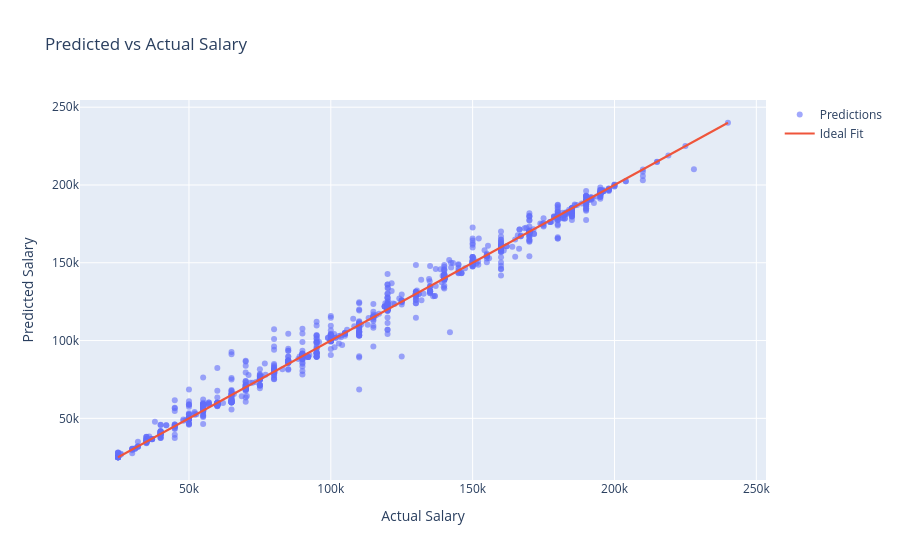
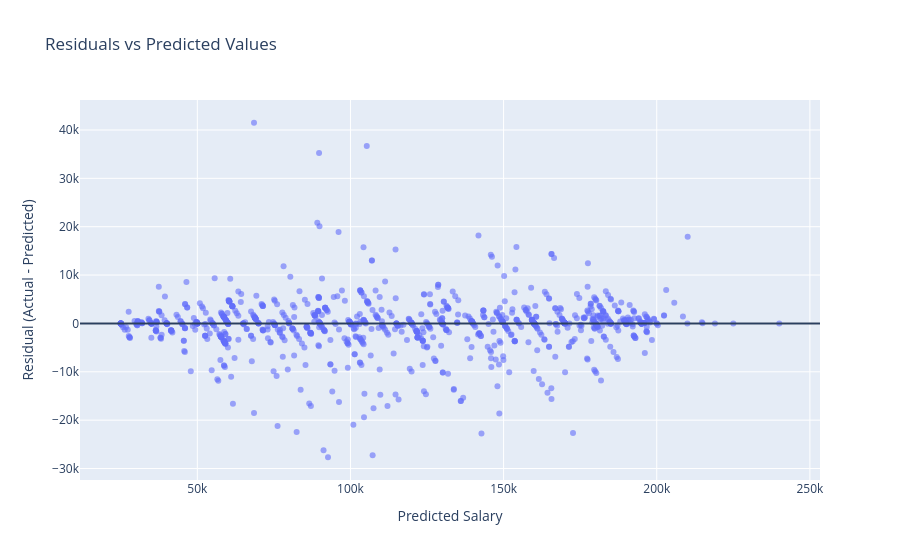
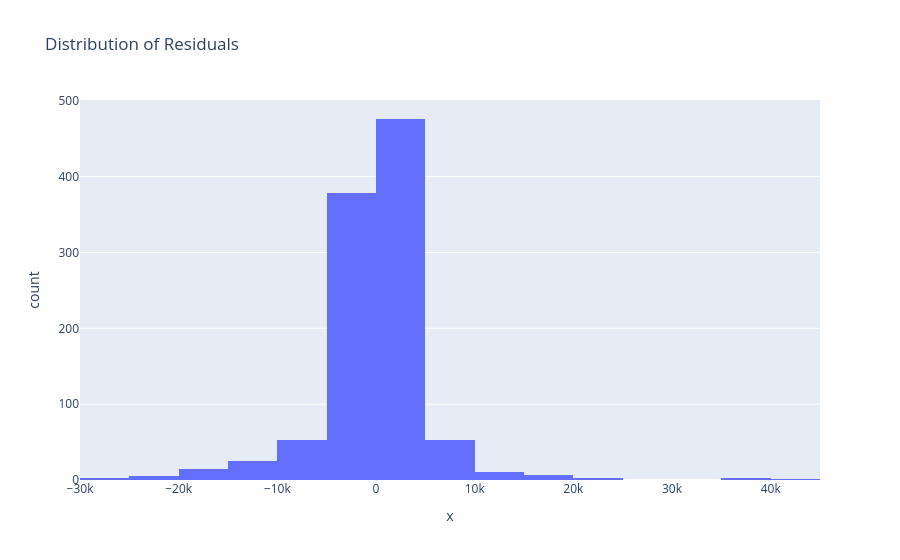
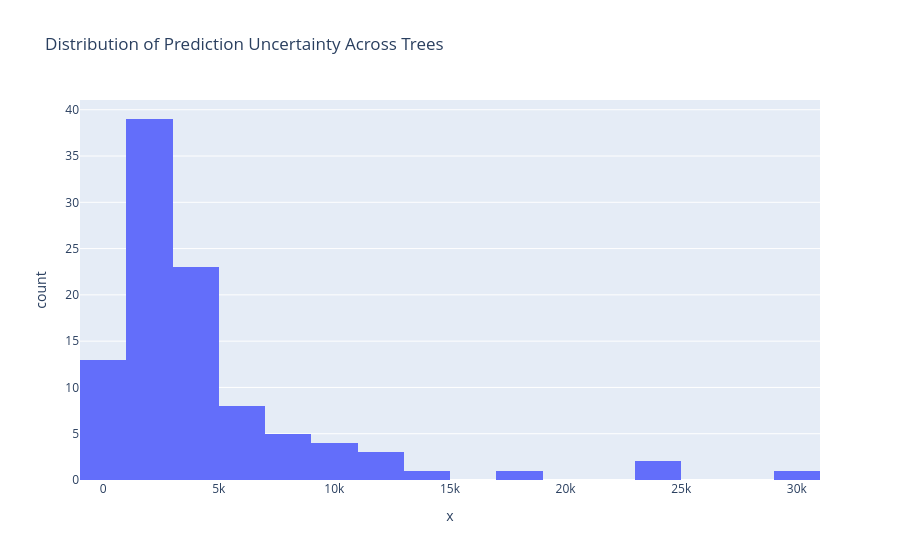

The notebook cell these images were saved under, in order:
### Markdown cell above
### Plot Generation for Verification

### Code cell
# ==========================================
# APP 1 — PLOTTING FROM PICKLE  
# ==========================================

import pickle
import pandas as pd
import numpy as np
import plotly.express as px
import plotly.graph_objects as go

# ============================
# LOAD ANALYTICS
# ============================

with open("model/app1_analytics.pkl", "rb") as f:
    analytics = pickle.load(f)

y_test = analytics["y_test"]
y_pred = analytics["y_pred"]
residuals = analytics["residuals"]
uncertainty = analytics["uncertainty"]

importance_df = analytics["importance_df"]
grouped_importance = analytics["grouped_importance"]
importance_sorted = analytics["importance_sorted"]

X_pca = analytics["X_pca"]
centroids_pca = analytics["centroids_pca"]
cluster_labels = analytics["cluster_labels"]
cluster_plot_df = analytics["cluster_plot_df"]
# ============================
# 1. PREDICTED VS ACTUAL 
# ============================

fig1 = go.Figure()

fig1.add_trace(go.Scatter(
    x=y_test,
    y=y_pred,
    mode="markers",
    name="Predictions",
    marker=dict(opacity=0.6)
))

min_val = min(y_test.min(), y_pred.min())
max_val = max(y_test.max(), y_pred.max())

fig1.add_trace(go.Scatter(
    x=[min_val, max_val],
    y=[min_val, max_val],
    mode="lines",
    name="Ideal Fit"
))

fig1.update_layout(
    title="Predicted vs Actual Salary",
    xaxis_title="Actual Salary",
    yaxis_title="Predicted Salary"
)

fig1.show()

# ============================
# 2. RESIDUAL SCATTER 
# ============================

fig2 = go.Figure()

fig2.add_trace(go.Scatter(
    x=y_pred,
    y=residuals,
    mode="markers",
    marker=dict(opacity=0.6)
))

fig2.add_hline(y=0)

fig2.update_layout(
    title="Residuals vs Predicted Values",
    xaxis_title="Predicted Salary",
    yaxis_title="Residual (Actual - Predicted)"
)

fig2.show()

# ============================
# 3. RESIDUAL DISTRIBUTION 
# ============================

fig3 = px.histogram(
    x=residuals,
    nbins=30,
    title="Distribution of Residuals"
)

fig3.show()

# ============================
# 4. RANDOM FOREST UNCERTAINTY 
# ============================

fig4 = px.histogram(
    x=uncertainty,
    nbins=25,
    title="Distribution of Prediction Uncertainty Across Trees"
)

fig4.show()

# ============================
# 5. FEATURE IMPORTANCE (GROUPED)
# ============================

fig5 = px.bar(
    grouped_importance,
    x="Importance",
    y="Original_Feature",
    orientation="h",
    title="Feature Importance (Grouped Variables)"
)

fig5.show()

# ============================
# 6. CUMULATIVE IMPORTANCE 
# ============================

fig6 = px.line(
    importance_sorted,
    x=importance_sorted.index + 1,
    y="Cumulative Importance",
    title="Cumulative Feature Importance",
    markers=True
)

fig6.add_hline(y=0.80)

fig6.update_layout(
    xaxis_title="Number of Features",
    yaxis_title="Cumulative Importance"
)

fig6.show()

# ============================
# 7. PCA CLUSTER VISUALIZATION
# ============================

plot_df = pd.DataFrame({
    "PCA1": X_pca[:, 0],
    "PCA2": X_pca[:, 1],
    "Career Stage": cluster_plot_df["Career Stage"]
})

fig7 = px.scatter(
    plot_df,
    x="PCA1",
    y="PCA2",
    color="Career Stage",
    title="Cluster Visualization (PCA Projection)"
)

# ---- Add centroids (label from actual stages) ----
unique_stages = cluster_plot_df["Career Stage"].unique()

for i, (x, y) in enumerate(centroids_pca):
    label = unique_stages[i] if i < len(unique_stages) else f"Cluster {i}"
    
    fig7.add_trace(go.Scatter(
        x=[x],
        y=[y],
        mode="markers+text",
        marker=dict(symbol="x", size=12),
        text=[label],
        textposition="top center",
        showlegend=False
    ))

fig7.show()

# ============================
# 8. EXPERIENCE VS SALARY 
# ============================

fig8 = px.scatter(
    cluster_plot_df,
    x="Years of Experience",
    y="Salary",
    color="Career Stage",
    title="Experience vs Salary by Career Stage"
)

fig8.update_traces(marker=dict(size=6, opacity=0.6))

fig8.show()

### Figure 1 — Plotly figure (JSON) as saved in the notebook; plotly's stock layout.template omitted (floating-point values rounded to 4 significant figures; data arrays with more than 128 entries replaced by an {"elided": "..."} marker saying what was removed)
{"data": [{"marker": {"opacity": 0.6}, "mode": "markers", "name": "Predictions", "type": "scatter", "x": {"elided": "1029 float values"}, "y": {"elided": "1029 float values"}}, {"mode": "lines", "name": "Ideal Fit", "type": "scatter", "x": [25000, 240000], "y": [25000, 240000]}], "layout": {"title": {"text": "Predicted vs Actual Salary"}, "xaxis": {"title": {"text": "Actual Salary"}}, "yaxis": {"title": {"text": "Predicted Salary"}}}}

### Figure 2 — Plotly figure (JSON) as saved in the notebook; plotly's stock layout.template omitted (floating-point values rounded to 4 significant figures; data arrays with more than 128 entries replaced by an {"elided": "..."} marker saying what was removed)
{"data": [{"marker": {"opacity": 0.6}, "mode": "markers", "type": "scatter", "x": {"elided": "1029 float values"}, "y": {"elided": "1029 float values"}}], "layout": {"shapes": [{"type": "line", "x0": 0, "x1": 1, "xref": "x domain", "y0": 0, "y1": 0, "yref": "y"}], "title": {"text": "Residuals vs Predicted Values"}, "xaxis": {"title": {"text": "Predicted Salary"}}, "yaxis": {"title": {"text": "Residual (Actual - Predicted)"}}}}

### Figure 3 — Plotly figure (JSON) as saved in the notebook; plotly's stock layout.template omitted (floating-point values rounded to 4 significant figures; data arrays with more than 128 entries replaced by an {"elided": "..."} marker saying what was removed)
{"data": [{"bingroup": "x", "hovertemplate": "x=%{x}<br>count=%{y}<extra></extra>", "legendgroup": "", "marker": {"color": "#636efa", "pattern": {"shape": ""}}, "name": "", "nbinsx": 30, "orientation": "v", "showlegend": false, "type": "histogram", "x": {"elided": "1029 float values"}, "xaxis": "x", "yaxis": "y"}], "layout": {"barmode": "relative", "legend": {"tracegroupgap": 0}, "title": {"text": "Distribution of Residuals"}, "xaxis": {"anchor": "y", "domain": [0, 1], "title": {"text": "x"}}, "yaxis": {"anchor": "x", "domain": [0, 1], "title": {"text": "count"}}}}

### Figure 4 — Plotly figure (JSON) as saved in the notebook; plotly's stock layout.template omitted (floating-point values rounded to 4 significant figures)
{"data": [{"bingroup": "x", "hovertemplate": "x=%{x}<br>count=%{y}<extra></extra>", "legendgroup": "", "marker": {"color": "#636efa", "pattern": {"shape": ""}}, "name": "", "nbinsx": 25, "orientation": "v", "showlegend": false, "type": "histogram", "x": [4731.0, 2405.0, 605.1, 5673.0, 0.0, 4640.0, 4016.0, 0.0, 2626.0, 1926.0, 0.0, 8393.0, 4069.0, 1324.0, 30690.0, 24110.0, 5339.0, 1854.0, 2557.0, 795.1, 3586.0, 2580.0, 1147.0, 5005.0, 12580.0, 406.9, 3018.0, 1829.0, 18010.0, 1395.0, 24650.0, 1988.0, 3431.0, 769.8, 2179.0, 2778.0, 9545.0, 179.2, 1572.0, 1982.0, 114.5, 2417.0, 2179.0, 9117.0, 9176.0, 4132.0, 2962.0, 1323.0, 572.5, 1726.0, 3645.0, 1515.0, 820.3, 2636.0, 3599.0, 2986.0, 3289.0, 1352.0, 3217.0, 4166.0, 8249.0, 6596.0, 10050.0, 2292.0, 1231.0, 11190.0, 2467.0, 6894.0, 2687.0, 7658.0, 6196.0, 1363.0, 3133.0, 4263.0, 7165.0, 4276.0, 2330.0, 1624.0, 3707.0, 3775.0, 3289.0, 2884.0, 15000.0, 5714.0, 8924.0, 11670.0, 2147.0, 2320.0, 693.5, 3701.0, 3745.0, 4278.0, 1889.0, 4007.0, 2480.0, 2037.0, 6674.0, 1831.0, 1540.0, 517.9], "xaxis": "x", "yaxis": "y"}], "layout": {"barmode": "relative", "legend": {"tracegroupgap": 0}, "title": {"text": "Distribution of Prediction Uncertainty Across Trees"}, "xaxis": {"anchor": "y", "domain": [0, 1], "title": {"text": "x"}}, "yaxis": {"anchor": "x", "domain": [0, 1], "title": {"text": "count"}}}}
